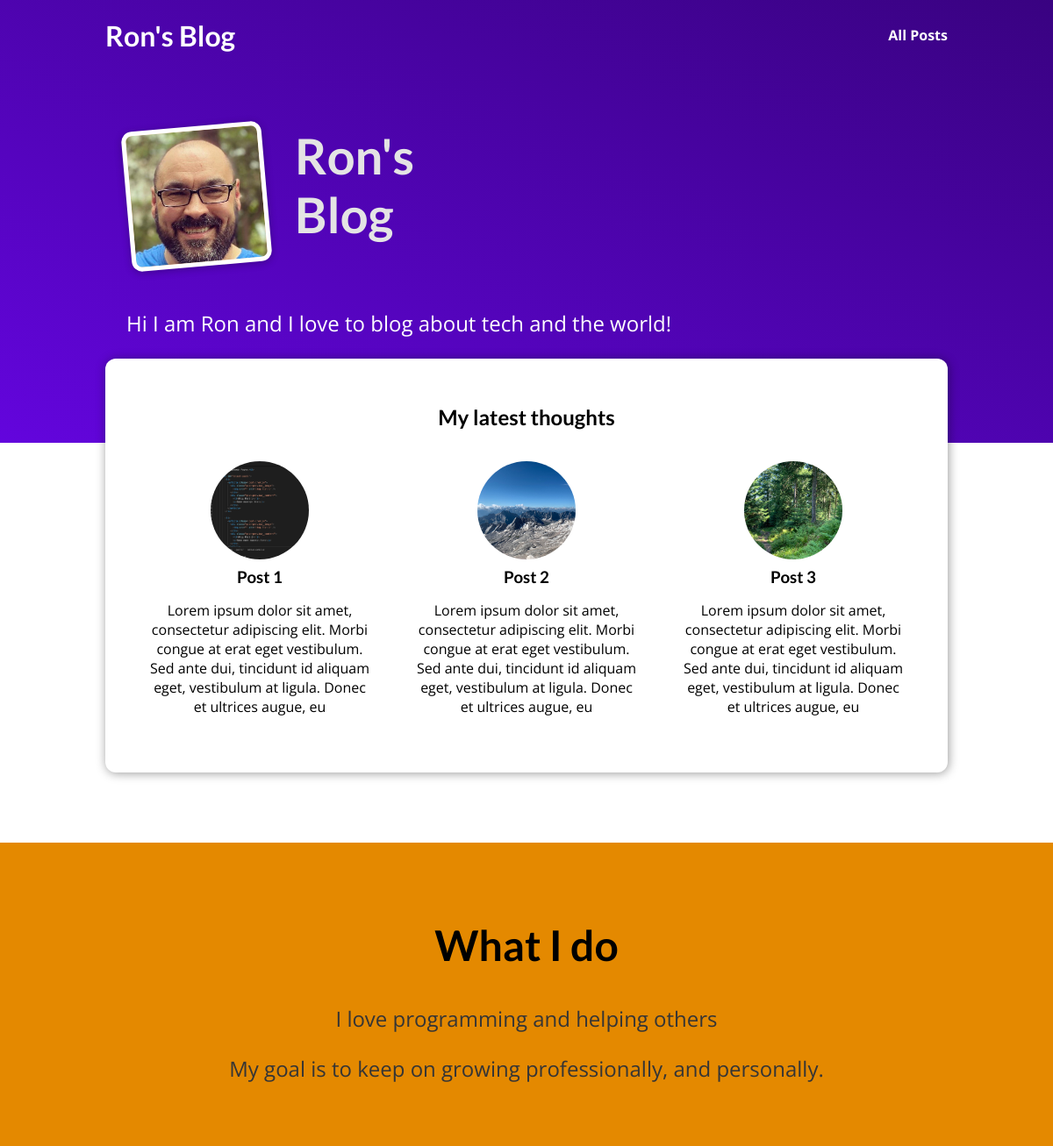
The page / on the database its author committed.
### blog/models.py (models this page shows, shortened)
class Post(models.Model):
    title = models.CharField(max_length=100)
    excerpt = models.CharField(max_length=255)
    date = models.DateField(auto_now=True)
    image_name = models.ImageField(upload_to='images', null=True)
    slug = models.SlugField(unique=True)
    content = models.TextField(validators=[MinLengthValidator(10)])
    tag = models.ManyToManyField(Tag)
    author = models.ForeignKey(
        Author, on_delete=models.SET_NULL, null=True, related_name='posts')

### blog/views.py (the view)
# urls.py: path('', views.StartingPageView.as_view(), name='starting-page'),
class StartingPageView(TemplateView):
    template_name = 'blog/index.html'
    latest_posts = Post.objects.order_by('-date')[:3]
    def get_context_data(self):
        context = super().get_context_data()
        context['posts'] = self.latest_posts
        return context

### blog/templates/blog/index.html (shortened to what this page needs)
{% extends "base.html" %}
{% load static %}
{% block css_files %}
    <link rel="stylesheet" href="{% static 'blog/index.css' %}">
    <link rel="stylesheet" href="{% static 'blog/post.css' %}">
{% endblock %}
{% block content %}
<section id='welcome'>
    <header>
        <img src="{% static 'blog/images/ron.jpg' %}" alt="Ron - The author of this blog.">
        <h2>Ron's Blog</h2>
    </header>
        <p>Hi I am Ron and I love to blog about tech and the world!</p>
</section>
<section id = 'latest-posts'>
    <h2>My latest thoughts</h2>
    <ul>
        {% for post in posts%}
        {% include 'blog/includes/post.html' %}
        {% endfor%}
    </ul>
</section>
<section id='about'>
    <h2>What I do</h2>
    <p>I love programming and helping others</p>
    <p>My goal is to keep on growing professionally, and personally.</p>
</section>
{% endblock %}

### blog/templates/blog/includes/post.html
{% load static %}
<li>
    <article class="post">
        <a href="{% url 'post-detail-page' post.slug %}">
            <img
                src="{{ post.image_name.url }}"
                alt="{{ post.title }}"
            />
            <div class="post__content">
                <h3>{{ post.title }}</h3>
                <p>{{ post.excerpt }}</p>
            </div>
        </a>
    </article>
</li>

### static/app.css (style rules this page uses)
* { box-sizing: border-box; }
html { font-family: 'Open Sans', 'Lato', sans-serif; }
body { margin: 0; }
h1, h2, h3 { font-family: 'Lato', sans-serif; font-weight: bold; }

### blog/static/blog/index.css (style rules this page uses)
#welcome { background: linear-gradient(to right top, #6305dd, #390281); padding: 6rem 12%; }
#welcome header { display: flex; align-items: flex-start; margin: 3rem auto; }
#welcome img { width: 10rem; height: 10rem; object-fit: cover; object-position: top; border: 5px solid white; border-radius: 12px; background-color: #ffe1bf; transform: rotateZ(-5deg); box-shadow: 0 2px 8px rgba(0, 0, 0, 0.25); }
#welcome h2 { font-size: 3.5rem; margin: 0 0 0 2rem; color: #e4e4e4; width: 10rem; }
#welcome p { color: white; font-size: 1.5rem; }
#latest-posts { background-color: white; padding: 2rem; border-radius: 12px; width: 60rem; margin: -6rem auto 2rem auto; box-shadow: 1px 1px 12px rgba(0, 0, 0, 0.4); }
#latest-posts h2 { text-align: center; }
#latest-posts ul { list-style: none; margin: 0; padding: 0; display: flex; gap: 1rem; }
#latest-posts li { flex: 1; }
#about { text-align: center; padding: 3rem; background-color: #e48900; margin-top: 5rem; }
#about h2 { font-size: 3rem; }
#about p { font-size: 1.5rem; color: #353535; }

### blog/static/blog/post.css (style rules this page uses)
.post { display: flex; flex-direction: column; align-items: center; text-align: center; }
.post a { text-decoration: none; color: black; transition: all 0.2s ease; padding: 1rem; }
.post img { width: 7rem; height: 7rem; object-fit: cover; border-radius: 50%; }
.post h3 { margin: 0.25rem 0; }

### rows shown on the page
Post: image_name (picture), title "Post 1", excerpt "Lorem ipsum dolor sit amet, consectetur adipiscing elit. Morbi congue at erat eget vestibulum. Sed ante dui, tincidunt id aliquam eget, vestibulum at ligula. Donec et ultrices augue, eu"
Post: image_name (picture), title "Post 2", excerpt "Lorem ipsum dolor sit amet, consectetur adipiscing elit. Morbi congue at erat eget vestibulum. Sed ante dui, tincidunt id aliquam eget, vestibulum at ligula. Donec et ultrices augue, eu"
Post: image_name (picture), title "Post 3", excerpt "Lorem ipsum dolor sit amet, consectetur adipiscing elit. Morbi congue at erat eget vestibulum. Sed ante dui, tincidunt id aliquam eget, vestibulum at ligula. Donec et ultrices augue, eu"
